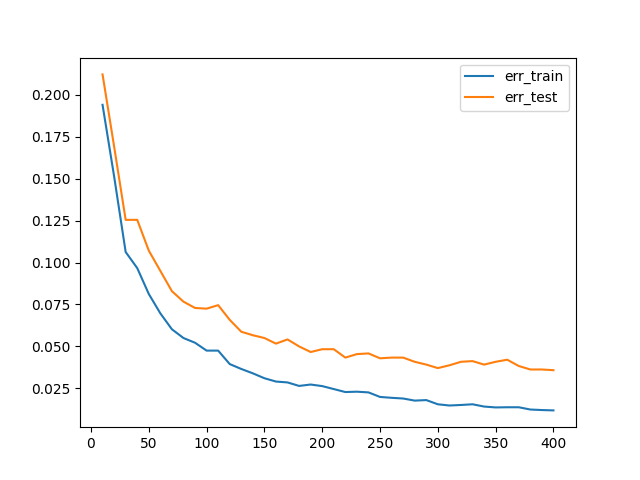

The Python source for this figure:
import pandas as pd
import numpy as np
from sklearn.model_selection import train_test_split
from sklearn.datasets import make_hastie_10_2
import seaborn as sns
import matplotlib.pyplot as plt
from sklearn.tree import DecisionTreeClassifier
def get_error_rate(pred,y):
    return sum(pred != y)/float(len(y))


def print_error_rate(err):
    print("Error rate: Train: %.3f - Test: %.3f" % err)


def generic_clf(X_train, Y_train, X_test, Y_test, clf):
    clf.fit(X_train,Y_train)
    pred_train = clf.predict(X_train)  #直接输出的标签
    pred_test = clf.predict(X_test)

    return get_error_rate(pred_train, Y_train),get_error_rate(pred_test, Y_test)


def adaboost_clf(X_train, Y_train, X_test, Y_test, n_estimators, clf):
    n_train,n_test = len(X_train), len(X_test)
    #初始化样本权重
    w = np.full(n_train,1/n_train)
    pred_train, pred_test = np.zeros(n_train),np.zeros(n_test)

    for i in range(n_estimators):
        clf.fit(X_train, Y_train, sample_weight=w)
        pred_train_i = clf.predict(X_train)
        pred_test_i = clf.predict(X_test)
        miss = [int(x) for x in (pred_train_i != Y_train)]
        miss2 = [x if x == 1 else -1 for x in miss]

        err_m = np.dot(w, miss)/sum(w)  #误差率
        #分类器权重
        alpha_m = 0.5*np.log((1-err_m)/err_m)
        # 更新样本权重
        w = np.multiply(w,np.exp([float(x)*alpha_m for x in miss2]))  #可以看一下multipely、dot、*的区别
        #基分类器预测值求解

        pred_train = [sum(x) for x in zip(pred_train, [x*alpha_m for x in pred_train_i])]  #基分类器线性组合
        pred_test = [sum(x) for x in zip(pred_test, [x*alpha_m for x in pred_test_i])]

    pred_train, pred_test = np.sign(pred_train), np.sign(pred_test)

    return get_error_rate(pred_train,Y_train),get_error_rate(pred_test, Y_test)

def plot_error_rate(er_train, er_test):
    df_error = pd.DataFrame([er_train, er_test]).T
    df_error.columns = ['Training', 'Test']
    plot1 = df_error.plot(linewidth = 3, figsize = (8,6),
            color = ['lightblue', 'darkblue'], grid = True)
    plot1.set_xlabel('Number of iterations', fontsize = 12)
    plot1.set_xticklabels(range(0,450,50))
    plot1.set_ylabel('Error rate', fontsize = 12)
    plot1.set_title('Error rate vs number of iterations', fontsize = 16)
    plt.axhline(y=er_test[0], linewidth=1, color = 'red', ls = 'dashed')


X_data, Y_data = make_hastie_10_2()

# df = pd.DataFrame(X_data)
# df["Y"] = Y_data
#
# print(df.columns)

X_train, X_test, y_train, y_test = train_test_split(X_data, Y_data, test_size=0.2, random_state=42)


#决策树训练
clf = DecisionTreeClassifier(max_depth=3, random_state=1)
err_clf = generic_clf(X_train, y_train,X_test, y_test, clf)
print(f"DT: err_train:{err_clf[0]}, err_test:{err_clf[1]}")
err_train = []
err_test = []
x_range = range(10,410,10)

for i in x_range:
    err_ada = adaboost_clf(X_train, y_train, X_test, y_test, i, clf)
    err_train.append(err_ada[0])
    err_test.append(err_ada[1])

plt.figure("err")
plt.plot(range(10,410,10),err_train, label="err_train")
plt.plot(range(10,410,10),err_test, label = "err_test")
plt.legend()
plt.show()
